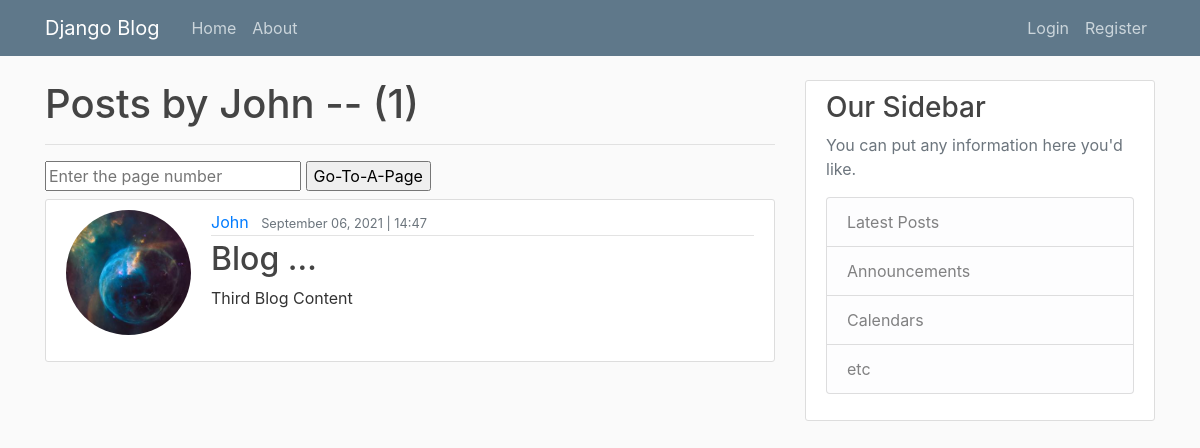
The page /blog/user/John/ on the database as committed earlier.
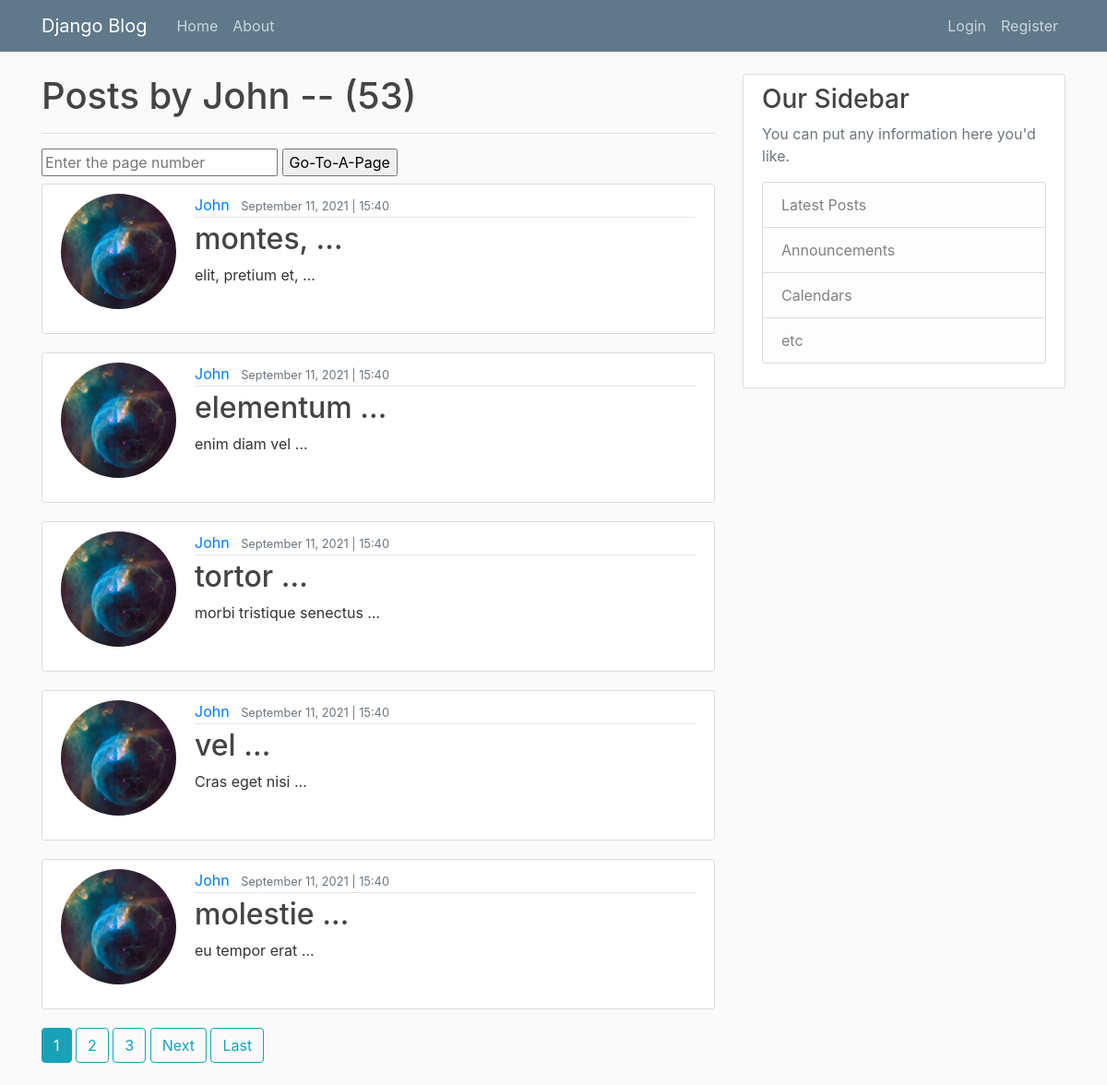
The same page on the database as committed later.
### p_blog/models.py (models this page shows, shortened)
class Post(models.Model):
    title = models.CharField(max_length=100)
    content = models.TextField()
    date_posted = models.DateTimeField(default=timezone.now)
    author = models.ForeignKey(User, on_delete=models.CASCADE)

### users/models.py (models this page shows, shortened)
class Profile(models.Model):
    user = models.OneToOneField(User, on_delete=models.CASCADE)
    image = models.ImageField(default='default.jpg', upload_to='profile_pics')

### p_blog/views.py (the view)
# urls.py: path('user/<str:username>/', UserPostListView.as_view(template_name='blog/user_posts.html'), name='user-posts'),
class UserPostListView(ListView):
    model = Post
    context_object_name = 'posts'
    paginate_by = 5
    def get_queryset(self):
        user = get_object_or_404(User, username=self.kwargs.get('username'))
        return Post.objects.filter(author=user).order_by('-date_posted')

### p_blog/templates/blog/user_posts.html (shortened to what this page needs)
{% extends 'blog/base.html' %}
{% block content %}
    <h1 class="mb-3">Posts by {{ view.kwargs.username }} -- ({{ page_obj.paginator.count }})</h1>
    <hr>
    <form action="/blog/gotopage">
        <label>
            <input type="number" name="page" placeholder="Enter the page number">
        </label>
        <input type="submit" value="Go-To-A-Page">
    </form>
    {% for post in posts %}
        <article class="media content-section">
            <img src="{{ post.author.profile.image.url }}" class="rounded-circle account-img">
            <div class="media-body">
                <div class="article-metadata">
                    <a class="mr-2" href="{% url 'user-posts' post.author.username %}">{{ post.author }}</a>
                    <small class="text-muted">{{ post.date_posted | date:'F d, Y | H:i' }}</small>
                </div>
                <h2><a class="article-title"
                       href="{% url 'post-detail' post.id %}">{{ post.title | truncatewords:1 }}</a></h2>
                <p class="article-content">{{ post.content | truncatewords:3 }}</p>
            </div>
        </article>
    {% endfor %}
    {% if is_paginated %}
        {% for num in page_obj.paginator.page_range %}
            {% if page_obj.number == num %}
                <a class="btn btn-info mb-4" href="?page={{ num }}">{{ num }}</a>
            {% elif num > page_obj.number|add:'-3' and num < page_obj.number|add:'3' %}
                <a class="btn btn-outline-info mb-4" href="?page={{ num }}">{{ num }}</a>
            {% endif %}
        {% endfor %}
        {% if page_obj.has_next %}
            <a class="btn btn-outline-info mb-4" href="?page={{ page_obj.next_page_number }}">Next</a>
            <a class="btn btn-outline-info mb-4" href="?page={{ page_obj.paginator.num_pages }}">Last</a>
        {% endif %}
    {% endif %}
{% endblock %}

### p_blog/templates/blog/base.html (shortened to what this page needs)
{% load static %}
<!DOCTYPE html>
<html lang="en">
<head>
    <link rel="stylesheet" href="{% static "vender/bootstrap/css/bootstrap.css" %}">
    <link rel="stylesheet" href="{% static "vender/bootstrap-icons/bootstrap-icons.css" %}">
    <link rel="stylesheet" href="{% static 'blog/main.css' %}">
</head>
<body>
    <header class="site-header">
        <nav class="navbar navbar-expand-md navbar-dark bg-steel fixed-top">
            <div class="container">
                <a class="navbar-brand mr-4" href="{% url 'blog-home' %}">Django Blog</a>
                <div class="collapse navbar-collapse" id="navbarToggle">
                    <div class="navbar-nav mr-auto">
                        <a class="nav-item nav-link" href="{% url 'blog-home' %}">Home</a>
                        <a class="nav-item nav-link" href="{% url 'blog-about' %}">About</a>
                    </div>
                    <div class="navbar-nav">
                        {% if user.is_authenticated %}
                            <a class="nav-item nav-link" href="{% url 'profile' %}">{{ user }}'s Profile</a>
                            <a class="nav-item nav-link" href="{% url 'logout' %}">Logout</a>
                        {% else %}
                            <a class="nav-item nav-link" href="{% url 'login' %}">Login</a>
                            <a class="nav-item nav-link" href="{% url 'register' %}">Register</a>
                        {% endif %}
                    </div>
                </div>
            </div>
        </nav>
    </header>
    <main role="main" class="container">
        <div class="row">
            <div class="col-md-8">
                {% block content %}
                {% endblock %}
            </div>
            <div class="col-md-4">
                <div class="content-section">
                    <h3>Our Sidebar</h3>
                    <p class="text-muted">You can put any information here you'd like.
                        <ul class="list-group">
                            <li class="list-group-item list-group-item-light">Latest Posts</li>
                            <li class="list-group-item list-group-item-light">Announcements</li>
                            <li class="list-group-item list-group-item-light">Calendars</li>
                            <li class="list-group-item list-group-item-light">etc</li>
                        </ul>
                    </p>
                </div>
            </div>
        </div>
    </main>
</body>
</html>

### p_blog/static/blog/main.css (style rules this page uses)
body { background: #fafafa; color: #333333; margin-top: 5rem; }
h1,h2,h3,h4,h5,h6 { color: #444444; }
ul { margin: 0; }
.bg-steel { background-color: #5f788a; }
.site-header .navbar-nav .nav-link { color: #cbd5db; }
.content-section { background: #ffffff; padding: 10px 20px; border: 1px solid #dddddd; border-radius: 3px; margin-bottom: 20px; }
.article-title { color: #444444; }
.article-content { white-space: pre-line; }
.article-metadata { padding-bottom: 1px; margin-bottom: 4px; border-bottom: 1px solid #e3e3e3; }
.account-img { width: 125px; height: 125px; margin-right: 20px; margin-bottom: 16px; }

Rows that differ between the two databases and show on the page:
no longer on this page (row unchanged): Post: author.profile.image (picture), author "John", date_posted|H "September 06, 2021 | 14:47", title "Blog …", content "Third Blog Content"
added Post: author.profile.image (picture), author "John", date_posted|H "September 11, 2021 | 15:40", title "montes, …", content "elit, pretium et, …"
added Post: author.profile.image (picture), author "John", date_posted|H "September 11, 2021 | 15:40", title "elementum …", content "enim diam vel …"
added Post: author.profile.image (picture), author "John", date_posted|H "September 11, 2021 | 15:40", title "tortor …", content "morbi tristique senectus …"
added Post: author.profile.image (picture), author "John", date_posted|H "September 11, 2021 | 15:40", title "vel …", content "Cras eget nisi …"
added Post: author.profile.image (picture), author "John", date_posted|H "September 11, 2021 | 15:40", title "molestie …", content "eu tempor erat …"
Other text that changed with them:
{{ page_obj.paginator.count }}: "1" → "53"
new list line: "1"
new list line: "2"
new list line: "3"
text now shown: "Next Last"
